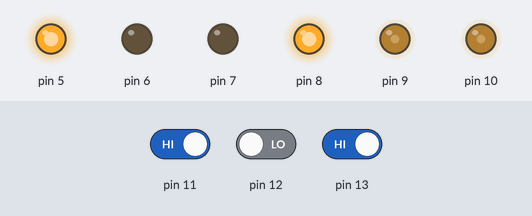
The sketch below on a simulated Arduino Uno, built with avr-gcc and run on an emulated ATmega328P. Parts: output pins drawn as LEDs (lit = HIGH). The inputs (shaded band) are chosen by the test bench; at power-on: pin 11 HIGH, pin 12 LOW, pin 13 HIGH.

Above: at 1.2 s.
1.3 s: pin 11 driven LOW and pin 12 driven HIGH
At 1.6 s:
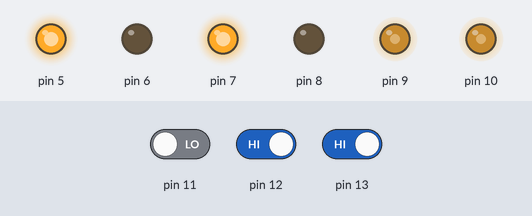
2.8 s: pin 13 driven LOW
At 4.0 s:
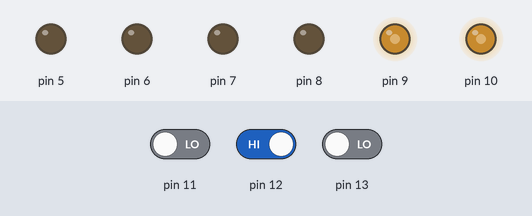
4.3 s: pin 11 driven HIGH
At 5.5 s:
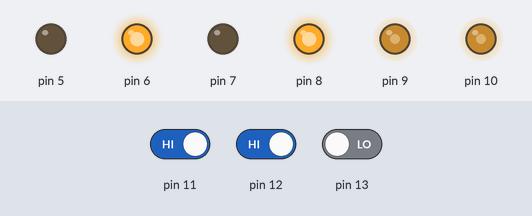
6.3 s: pin 11 driven LOW
At 6.7 s:
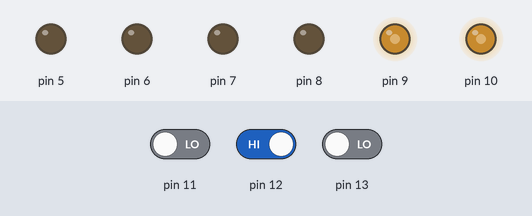
7.8 s: pin 13 driven HIGH
At 9.4 s:
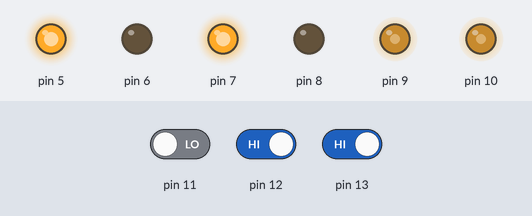
Timing chart, 0 to 10.8 s (numbered marks = the images above; inputs shaded):
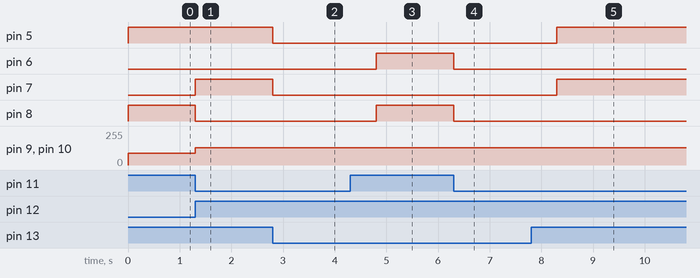

Measured:
- after the input at 1.3 s, pin 7: LOW → HIGH at once; pin 8: HIGH → LOW at once; pin 9, pin 10: 90/255 → 130/255 at once
- after the input at 2.8 s, pin 5, pin 7: HIGH → LOW at once
- after the input at 4.3 s, pin 6, pin 8: LOW → HIGH after 0.50 s
- after the input at 6.3 s, pin 6, pin 8: HIGH → LOW at once
- after the input at 7.8 s, pin 5, pin 7: LOW → HIGH after 0.50 s

The sketch:

Robot_Suiveur_de_Ligne.ino
```cpp
boolean __ardublockDigitalRead(int pinNumber)
{
  pinMode(pinNumber, INPUT);
  return digitalRead(pinNumber);
}


void right();
void Forward();
void left();
void stop();
void backward();

void setup()
{
  pinMode( 9 , OUTPUT);
  pinMode( 10 , OUTPUT);
  pinMode( 5 , OUTPUT);
  pinMode( 6 , OUTPUT);
  pinMode( 7 , OUTPUT);
  pinMode( 8 , OUTPUT);

}

void loop()
{  if ( !( __ardublockDigitalRead(11) ) && !( __ardublockDigitalRead(13)) &&  !( __ardublockDigitalRead(11) ) )
  {
    stop ();
    delay(2000);
  }
  else
  {
    if (__ardublockDigitalRead(12))
  {
    if (( __ardublockDigitalRead(11) && !( __ardublockDigitalRead(13) ) ))
    {
      left();
    }
    else
    {
      if (( !( __ardublockDigitalRead(11) ) && __ardublockDigitalRead(13) ))
      {
        right();
      }
    }
  }

      else
      {
        Forward();
      }
  }

}


void left()
{
  analogWrite(9,130);
  analogWrite(10,130);
  digitalWrite(5 , LOW);
  digitalWrite(6 , HIGH);
  digitalWrite(7 , LOW);
  digitalWrite(8 , HIGH);
}

void stop()
{
  digitalWrite(5 , LOW);
  digitalWrite(6 , LOW);
  digitalWrite(7 , LOW);
  digitalWrite(8 , LOW);
}

void right()
{
  analogWrite(9,130);
  analogWrite(10,130);
  digitalWrite(5 , HIGH);
  digitalWrite(6 , LOW);
  digitalWrite(7 , HIGH);
  digitalWrite(8 , LOW);


}

void Forward()
{
  analogWrite(9,90);
  analogWrite(10,90);
  digitalWrite(5 , HIGH);
  digitalWrite(6 , LOW);
  digitalWrite(7 , LOW);
  digitalWrite(8 , HIGH);
}
```
